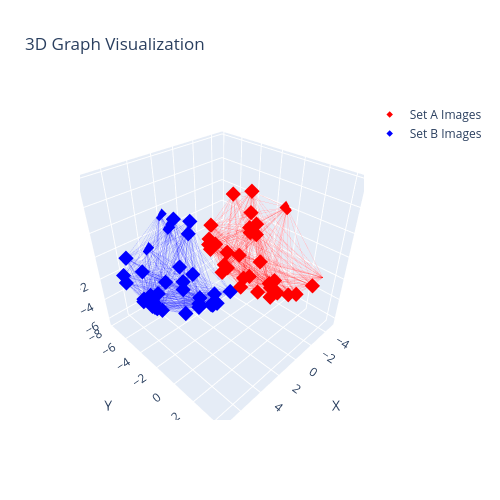
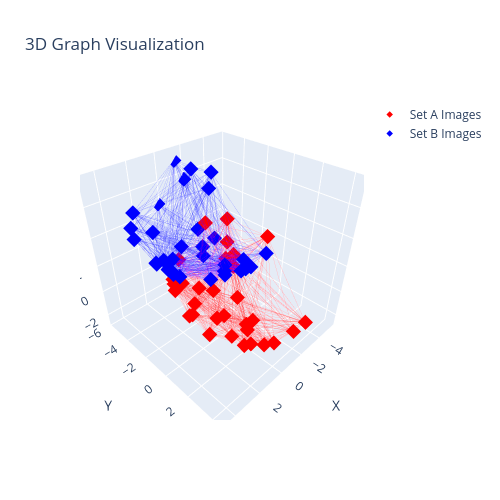

Source (notebook cell) for these figures, in order:
### Code cell
# Plot the original data
utils.vis.plot_3D_graph(graph_a, val_x)

# Plot the data with the prediction
val_x_pred = val_x.clone()
val_x_pred.x -= prediction
utils.vis.plot_3D_graph(graph_a, val_x_pred)

### Figure 1 — Plotly figure (JSON) as saved in the notebook; plotly's stock layout.template omitted (floating-point values rounded to 4 significant figures; data arrays with more than 128 entries replaced by an {"elided": "..."} marker saying what was removed)
{"data": [{"hovertemplate": "%{x:.2f}, %{y:.2f}, %{z:.2f}<extra></extra>", "marker": {"color": "red", "opacity": 1.0, "size": 5, "symbol": "diamond"}, "mode": "markers", "name": "Set A Images", "x": [-1.421, -0.5056, -0.8713, -1.208, -1.979, -0.2181, 0.4064, 0.8509, 1.249, 0.1329, -0.8193, 2.713, 2.701, 1.379, 1.093, 1.872, 0.3296, -2.979, -2.622, -2.723, -3.278, 2.959, -3.097, -3.104, -5.056, 2.593, 2.982, 3.46, 1.112, 2.193, -1.567, -1.837], "y": [1.098, 1.447, 1.028, 4.356, -0.8207, -0.3687, -0.3864, 1.361, -1.545, -2.356, -1.993, 1.397, -0.3182, 2.849, 4.029, 3.713, 4.133, -2.173, -2.515, -2.685, -2.466, -1.256, -2.934, -2.956, -0.9803, -1.704, -1.109, 0.904, -3.03, -1.451, -3.425, 4.681], "z": [-2.018, -1.987, -2.036, -0.5255, -1.553, -1.767, -1.599, -1.627, -0.5432, -0.3794, -0.9369, -0.07628, 0.1976, -0.8779, -0.1331, 0.2984, -0.4878, -0.1002, 0.09451, 0.4366, 0.6088, 2.535, 1.531, 3.33, 1.961, 1.732, 1.822, 1.607, 2.087, 1.702, 3.46, -0.004015], "type": "scatter3d"}, {"hovertemplate": "%{x:.2f}, %{y:.2f}, %{z:.2f}<extra></extra>", "marker": {"color": "blue", "opacity": 1.0, "size": 5, "symbol": "diamond"}, "mode": "markers", "name": "Set B Images", "x": [2.651, 3.372, 7.403, 2.408, 2.988, 3.408, 2.173, 1.21, 4.646, 7.001, 5.389, 5.726, 6.396, 4.721, 1.629, 5.936, 6.249, 6.823, 6.762, 5.255, 2.897, 1.66, 5.726, 3.272, 3.736, 0.002102, 1.237, 0.7686, -0.2445, 1.816, 7.553, 1.817, 3.395], "y": [-4.784, -6.072, -4.863, -3.059, -2.524, -2.061, -5.348, -5.223, -5.386, -3.63, -5.282, -4.379, -4.616, -7.124, -6.374, -3.103, -3.258, -2.897, -2.705, -1.312, -1.267, -2.19, -7.458, -0.2419, -0.2002, -6.99, -8.038, -7.832, -6.991, -8.214, -4.766, -0.3747, -8.167], "z": [-3.95, -3.51, -0.6268, -3.91, -3.823, -3.633, -3.729, -3.435, -3.527, -1.804, -3.196, -3.185, -2.553, -2.314, -3.055, -2.95, -2.703, -1.88, -1.884, -2.523, -3.18, -3.447, -0.6797, -2.162, -2.028, -0.8166, -0.1015, 0.5394, 0.2625, 1.293, 0.153, -2.04, -1.165], "type": "scatter3d"}, {"hoverinfo": "skip", "line": {"color": "rgba(255,0,0,0.6)", "width": 1}, "mode": "lines", "opacity": 0.3, "showlegend": false, "x": {"elided": "1215 float values"}, "y": {"elided": "1215 float values"}, "z": {"elided": "1215 float values"}, "type": "scatter3d"}, {"hoverinfo": "skip", "line": {"color": "rgba(0,0,255,0.6)", "width": 1}, "mode": "lines", "opacity": 0.3, "showlegend": false, "x": {"elided": "1410 float values"}, "y": {"elided": "1410 float values"}, "z": {"elided": "1410 float values"}, "type": "scatter3d"}], "layout": {"scene": {"xaxis": {"title": {"text": "X"}, "range": [-5.199, 7.696]}, "yaxis": {"title": {"text": "Y"}, "range": [-8.214, 4.681]}, "zaxis": {"title": {"text": "Z"}, "range": [-6.693, 6.202]}, "aspectmode": "cube"}, "title": {"text": "3D Graph Visualization"}, "width": 500, "height": 500}}

### Figure 2 — Plotly figure (JSON) as saved in the notebook; plotly's stock layout.template omitted (floating-point values rounded to 4 significant figures; data arrays with more than 128 entries replaced by an {"elided": "..."} marker saying what was removed)
{"data": [{"hovertemplate": "%{x:.2f}, %{y:.2f}, %{z:.2f}<extra></extra>", "marker": {"color": "red", "opacity": 1.0, "size": 5, "symbol": "diamond"}, "mode": "markers", "name": "Set A Images", "x": [-1.421, -0.5056, -0.8713, -1.208, -1.979, -0.2181, 0.4064, 0.8509, 1.249, 0.1329, -0.8193, 2.713, 2.701, 1.379, 1.093, 1.872, 0.3296, -2.979, -2.622, -2.723, -3.278, 2.959, -3.097, -3.104, -5.056, 2.593, 2.982, 3.46, 1.112, 2.193, -1.567, -1.837], "y": [1.098, 1.447, 1.028, 4.356, -0.8207, -0.3687, -0.3864, 1.361, -1.545, -2.356, -1.993, 1.397, -0.3182, 2.849, 4.029, 3.713, 4.133, -2.173, -2.515, -2.685, -2.466, -1.256, -2.934, -2.956, -0.9803, -1.704, -1.109, 0.904, -3.03, -1.451, -3.425, 4.681], "z": [-2.018, -1.987, -2.036, -0.5255, -1.553, -1.767, -1.599, -1.627, -0.5432, -0.3794, -0.9369, -0.07628, 0.1976, -0.8779, -0.1331, 0.2984, -0.4878, -0.1002, 0.09451, 0.4366, 0.6088, 2.535, 1.531, 3.33, 1.961, 1.732, 1.822, 1.607, 2.087, 1.702, 3.46, -0.004015], "type": "scatter3d"}, {"hovertemplate": "%{x:.2f}, %{y:.2f}, %{z:.2f}<extra></extra>", "marker": {"color": "blue", "opacity": 1.0, "size": 5, "symbol": "diamond"}, "mode": "markers", "name": "Set B Images", "x": [-0.5945, 0.1259, 4.157, -0.8376, -0.258, 0.1625, -1.072, -2.036, 1.4, 3.756, 2.143, 2.481, 3.151, 1.475, -1.617, 2.69, 3.003, 3.577, 3.517, 2.01, -0.3486, -1.586, 2.481, 0.02658, 0.4902, -3.244, -2.009, -2.477, -3.49, -1.429, 4.307, -1.429, 0.1496], "y": [-2.646, -3.934, -2.725, -0.9213, -0.3859, 0.07712, -3.21, -3.085, -3.248, -1.492, -3.144, -2.241, -2.479, -4.986, -4.236, -0.9647, -1.12, -0.7588, -0.5671, 0.8256, 0.8705, -0.05255, -5.32, 1.896, 1.938, -4.852, -5.901, -5.694, -4.853, -6.076, -2.628, 1.763, -6.029], "z": [1.726, 2.166, 5.049, 1.766, 1.853, 2.044, 1.948, 2.242, 2.149, 3.872, 2.48, 2.492, 3.123, 3.363, 2.621, 2.726, 2.974, 3.796, 3.792, 3.153, 2.496, 2.229, 4.997, 3.515, 3.648, 4.86, 5.575, 6.216, 5.939, 6.97, 5.829, 3.636, 4.511], "type": "scatter3d"}, {"hoverinfo": "skip", "line": {"color": "rgba(255,0,0,0.6)", "width": 1}, "mode": "lines", "opacity": 0.3, "showlegend": false, "x": {"elided": "1215 float values"}, "y": {"elided": "1215 float values"}, "z": {"elided": "1215 float values"}, "type": "scatter3d"}, {"hoverinfo": "skip", "line": {"color": "rgba(0,0,255,0.6)", "width": 1}, "mode": "lines", "opacity": 0.3, "showlegend": false, "x": {"elided": "1410 float values"}, "y": {"elided": "1410 float values"}, "z": {"elided": "1410 float values"}, "type": "scatter3d"}], "layout": {"scene": {"xaxis": {"title": {"text": "X"}, "range": [-5.753, 5.004]}, "yaxis": {"title": {"text": "Y"}, "range": [-6.076, 4.681]}, "zaxis": {"title": {"text": "Z"}, "range": [-2.912, 7.845]}, "aspectmode": "cube"}, "title": {"text": "3D Graph Visualization"}, "width": 500, "height": 500}}
